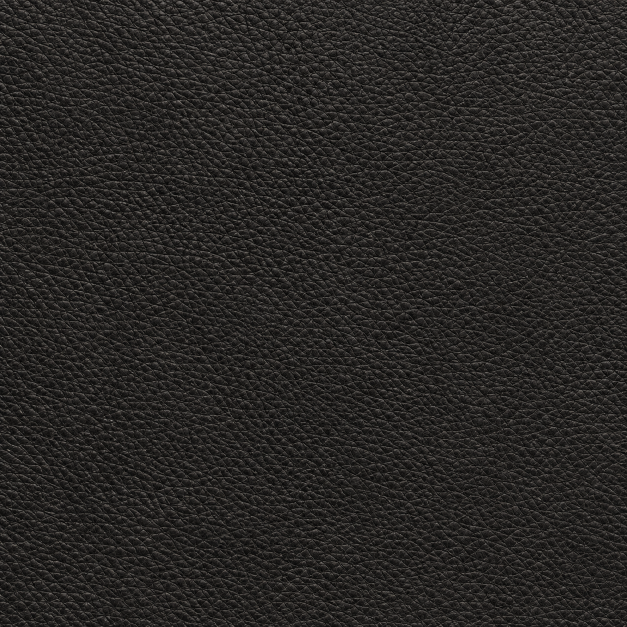
#> input picture app/assets/materials/black-leather.png, 1254 x 1254 px (shown at 1/2 size)
$ python leather.py ../app/assets/materials/black-leather.png ../app/assets/materials/dial.png 5 5
#> lines starting #> are read from the running program, lines starting #| are printed output that depends on the picture
#!/usr/bin/env python3
"""Killa Gold's leather as one full-screen picture instead of a repeated tile.

  python3 leather.py bg.png wall.jpg [width=1080] [height=2400]

1. even out the tile's lighting (divide by a heavily blurred copy), so no copy is brighter at one edge;
2. make it wrap seamlessly (cross-fade with a half-shifted copy, only near the edges);
3. lay it across the screen at the grain size the app showed (627 px across a 1080 px screen);
4. one soft light over the whole screen; full brightness, as the tile was (the app darkens the page, dialogs and videos their own way).
"""
import sys
import numpy as np
from PIL import Image, ImageFilter

src, out = sys.argv[1], sys.argv[2]
W = int(sys.argv[3]) if len(sys.argv) > 3 else 1080
H = int(sys.argv[4]) if len(sys.argv) > 4 else 2400

tile = Image.open(src).convert("RGB")
#> tile is the input picture: PIL image 1254x1254 RGB; mean R, G, B 39.6, 37.6, 35.8
N = tile.width
#> N = 1254
t = np.asarray(tile, dtype=np.float32)

# 1. flat lighting: the grain divided by its own slow light
# brightness only (one gain per pixel for all three channels), so the colour of the pores is left alone
luma = t @ np.array([0.299, 0.587, 0.114], dtype=np.float32)
light = np.asarray(Image.fromarray(np.clip(luma, 0, 255).astype(np.uint8), "L").filter(ImageFilter.GaussianBlur(N / 8)), dtype=np.float32) + 1.0
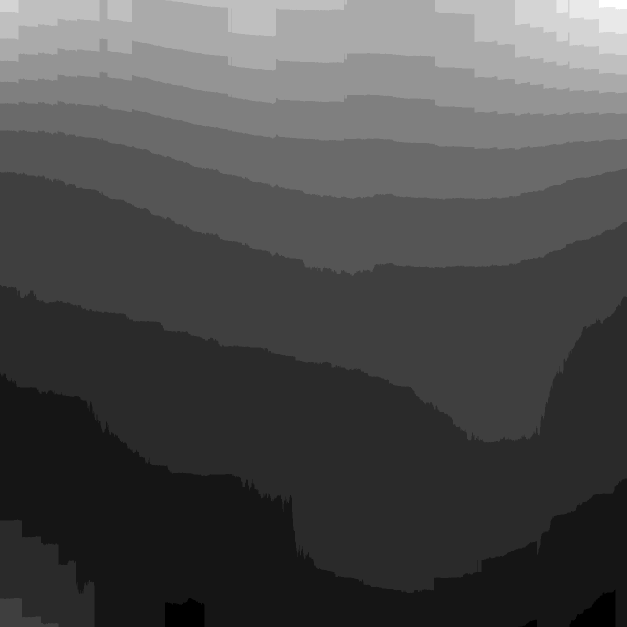
#> light: shape (1254, 1254) float32 (shown at 1/2 size); min 35, max 47, mean 38.6; drawn with min black and max white
flat = t * (light.mean() / light)[..., None]

# 2. seamless wrap: near the edges, fade to the copy shifted by half a tile (whose content wraps there)
shifted = np.roll(flat, (N // 2, N // 2), axis=(0, 1))
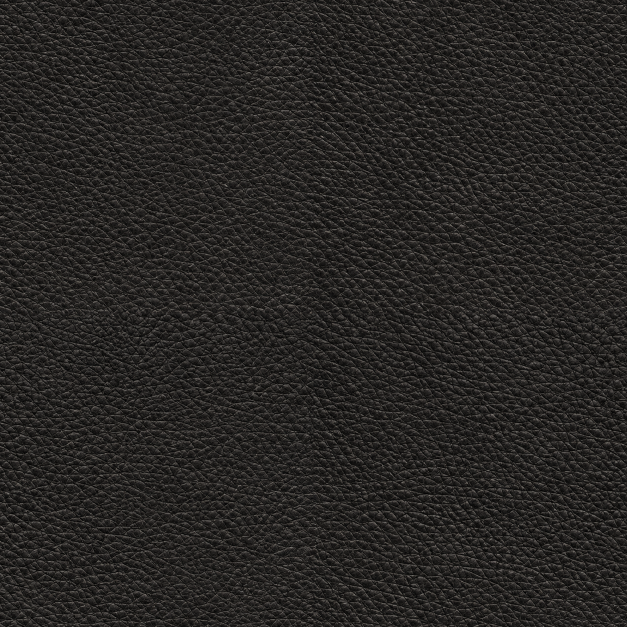
#> shifted: shape (1254, 1254, 3) float32 (shown at 1/2 size); mean R, G, B 39.6, 37.6, 35.8
feather = N * 0.14
#> feather = 175.6
d = np.minimum.outer(np.minimum(np.arange(N), N - 1 - np.arange(N)), np.minimum(np.arange(N), N - 1 - np.arange(N)))
m = np.clip(d / feather, 0, 1)
m = (m * m * (3 - 2 * m))[..., None]  # smoothstep
seamless = flat * m + shifted * (1 - m)
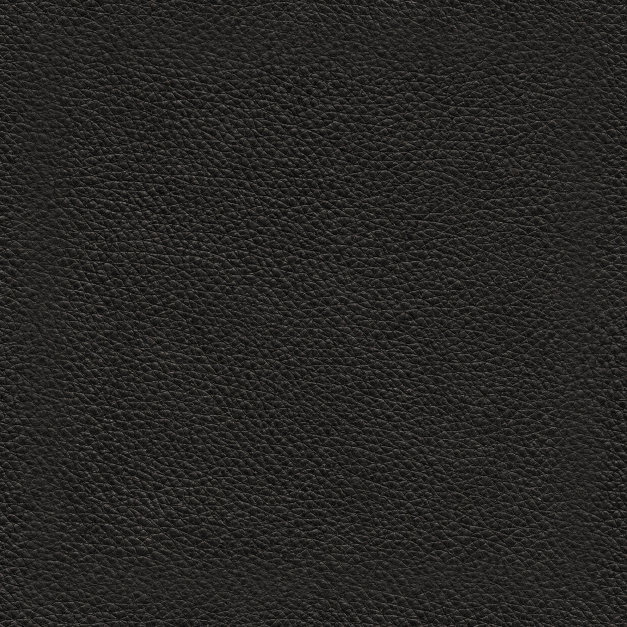
#> seamless: shape (1254, 1254, 3) float64 (shown at 1/2 size); mean R, G, B 39.5, 37.6, 35.8

# 3. the grain size the app showed: the tile at 627 px across a 1080 px wide screen
size = round(627 * W / 1080)
st = np.asarray(Image.fromarray(np.clip(seamless, 0, 255).astype(np.uint8)).resize((size, size), Image.LANCZOS), dtype=np.float32)
reps = (-(-H // size), -(-W // size), 1)
canvas = np.tile(st, reps)[:H, :W]

# 4. one soft light, brightest a little above the middle
yy, xx = np.mgrid[0:H, 0:W].astype(np.float32)
r = np.sqrt(((xx - W / 2) / (W * 0.9)) ** 2 + ((yy - H * 0.36) / (H * 0.75)) ** 2)
glow = 1.0 - 0.22 * np.clip(r, 0, 1) ** 1.6
final = canvas * glow[..., None]  # full brightness, like the tile: the app darkens the page itself (Skin.background)
noise = np.random.default_rng(7).normal(0, 0.6, final.shape[:2]).astype(np.float32)[..., None]  # same dither on all channels: no colour speckle
img = Image.fromarray(np.clip(final + noise, 0, 255).astype(np.uint8))
img.save(out, "JPEG", quality=93, optimize=True, progressive=True)

# report: how even the lighting is across the old tile edges
rows = final.mean(axis=(1, 2))
#> rows = [33.46, 35.22, 35.67, 34.55, 32.68]
print(f"{out}: {W}x{H}, tile {size} px; mean {final.mean():.1f}; row brightness spread {rows.max() - rows.min():.2f}")
#| ../app/assets/materials/dial.png: 5x5, tile 3 px; mean 34.3; row brightness spread 2.99
